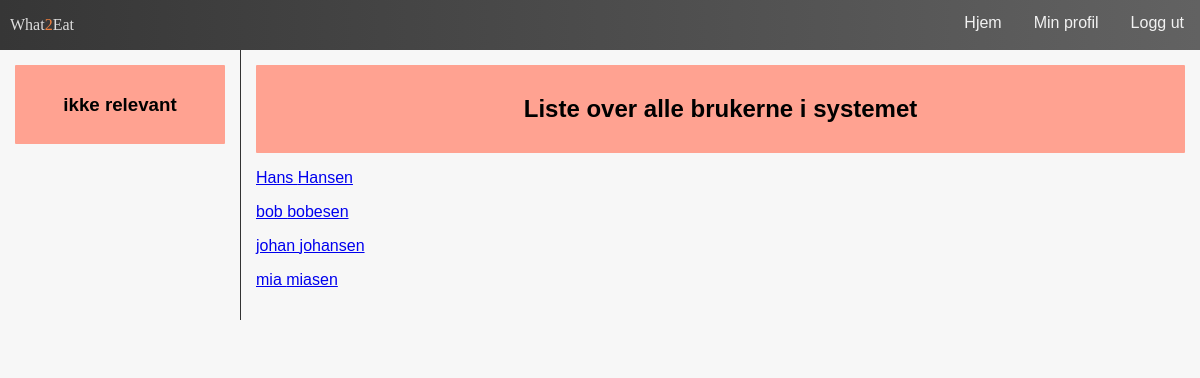
The page /user/ on the database as committed earlier.
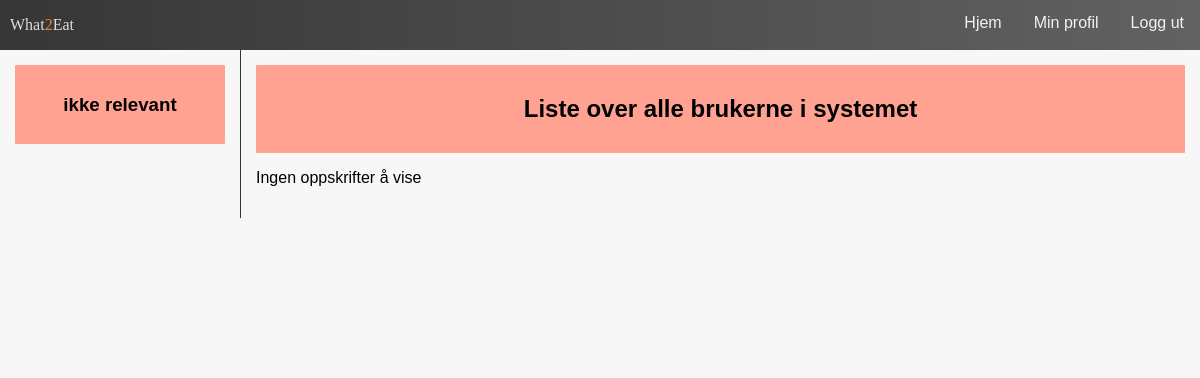
The same page on the database as committed later.
### user/models.py (models this page shows, shortened)
class User(models.Model):
    username = models.CharField('Brukernavn', max_length=200)
    password = models.CharField('Passord', max_length=200)
    fname = models.CharField('Fornavn', max_length=200)
    lname = models.CharField('Etternavn',max_length=200)
    email = models.CharField('E-post', max_length=200)

### user/views.py (the view)
# urls.py: path("user/", views.listAllUsers, name= "show all the users in the system"),
def listAllUsers(response):
    userList = User.objects.all()
    return render(response, "listOverUsers.html", {"userList":userList})

### user/templates/user/listOverUsers.html
{% extends "user/base.html" %}
{% block page_title %}
<h2>Liste over alle brukerne i systemet</h2>
{%endblock%}
{% block sidenav_title %}
    <h3>ikke relevant</h3>
{%endblock%}
{% block content %}
    {%if userList %}
        {% for user in userList %}
            <p><a href="/{{user.id}}">{{user.fname}} {{user.lname}}</a></p>
        {% endfor %}
    {% else %}
        <p>Ingen oppskrifter å vise</p>
    {% endif %}
{%endblock%}

### user/templates/user/base.html (shortened to what this page needs)
{% load static %}
<!DOCTYPE html>
<html lang="en">
<head>
<link rel="stylesheet" type="text/css" href="{% static 'user/base.css' %}">
</head>
<body>
<div class="topnav">
    <p>What<span id="w2e">2</span>Eat</p>
    <a href="/">Logg ut</a>
    <a href="/{{user.id}}">Min profil</a>
    <a href="/{{user.id}}/feed/">Hjem</a>
</div>
<div class="row">
  <div class="column1">
    <div class="header">
        {% block sidenav_title %}{%endblock%}
    </div>
  </div>
  <div class="column2">
    <div class="header">
        {% block page_title %}{%endblock%}
    </div>
    <div>
        {% block content %}{%endblock%}
    </div>
  </div>
</div>
</body>
</html>

### user/static/user/base.css (style rules this page uses)
* { box-sizing: border-box; }
body { margin: 0; background-color: #F7F7F7; font-family: Arial, Helvetica, sans-serif; }
#w2e { color: #ee7f3e; }
.topnav { overflow: hidden; background-color: #202020; background-image: linear-gradient(to right, #363636 , #626262); }
.topnav p { font-family: baloo; color: #ddd; float: left; margin-left: 10px; text-align: center; }
.topnav a { float: left; display: block; color: #f2f2f2; text-align: center; padding: 14px 16px; text-decoration: none; float: right; }
.row { min-height: 200px; }
.row:after { content: ""; display: table; clear: both; }
.header { background-color: #ffa291; padding: 10px; text-align: center; border-radius: 1px; }
.column1 { float: left; width: 20%; min-height: 300px; padding: 15px; }
.column2 { float: left; width: 80%; height: 100%; padding: 15px; border-left: #333 1px solid; }

Rows that differ between the two databases and show on the page:
removed User: fname "Hans", lname "Hansen"
removed User: fname "bob", lname "bobesen"
removed User: fname "johan", lname "johansen"
removed User: fname "mia", lname "miasen"
Other text that changed with them:
text now shown: "Ingen oppskrifter å vise"
